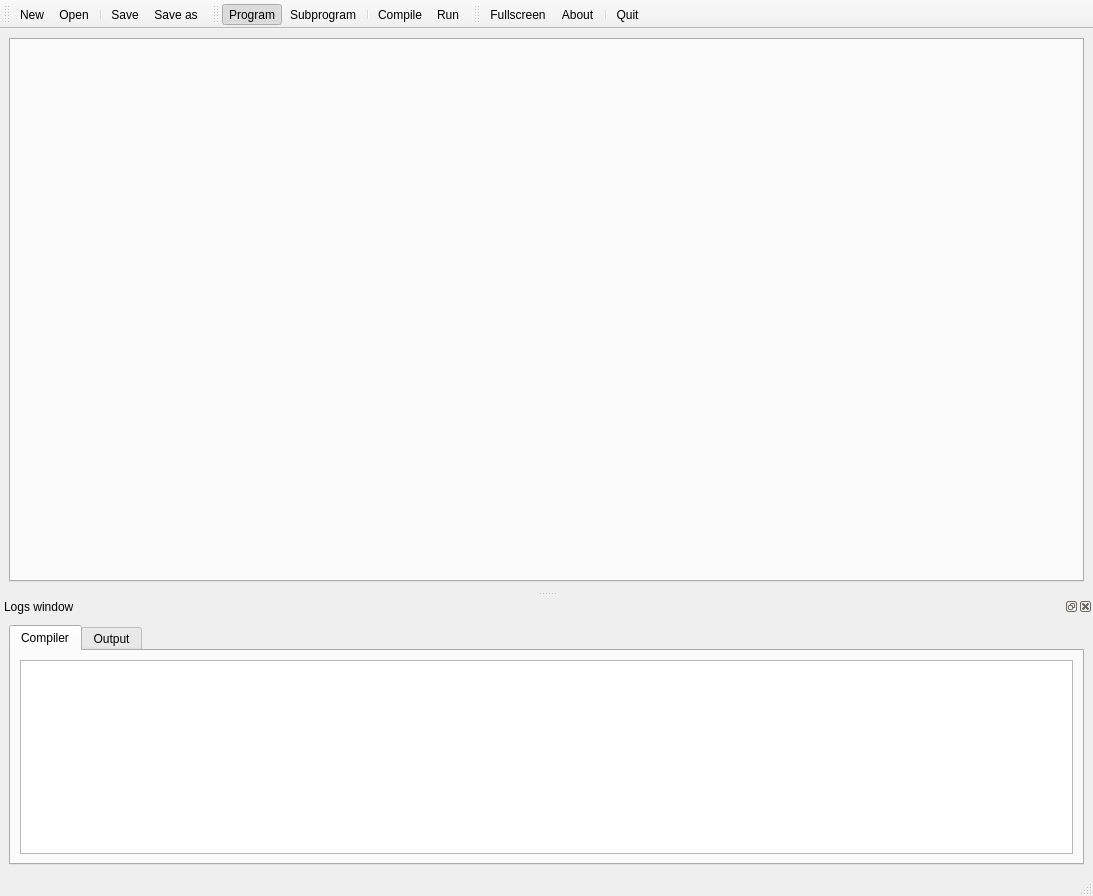
<?xml version="1.0" encoding="UTF-8"?>
<ui version="4.0">
 <class>MainWindow</class>
 <widget class="QMainWindow" name="MainWindow">
  <property name="geometry">
   <rect>
    <x>0</x>
    <y>0</y>
    <width>1093</width>
    <height>896</height>
   </rect>
  </property>
  <property name="windowTitle">
   <string>OpenCobol IDE</string>
  </property>
  <property name="windowIcon">
   <iconset resource="ide.qrc">
    <normaloff>:/ide-icons/rc/cobol.png</normaloff>:/ide-icons/rc/cobol.png</iconset>
  </property>
  <widget class="QWidget" name="centralwidget">
   <layout class="QGridLayout" name="gridLayout">
    <item row="0" column="0">
     <widget class="QTabWidget" name="tabWidget">
      <property name="currentIndex">
       <number>-1</number>
      </property>
      <property name="tabsClosable">
       <bool>true</bool>
      </property>
     </widget>
    </item>
   </layout>
  </widget>
  <widget class="QStatusBar" name="statusbar"/>
  <widget class="QToolBar" name="toolBarFile">
   <property name="windowTitle">
    <string>Tollbar File</string>
   </property>
   <attribute name="toolBarArea">
    <enum>TopToolBarArea</enum>
   </attribute>
   <attribute name="toolBarBreak">
    <bool>false</bool>
   </attribute>
   <addaction name="actionNew"/>
   <addaction name="actionOpen"/>
   <addaction name="separator"/>
   <addaction name="actionSave"/>
   <addaction name="actionSave_as"/>
  </widget>
  <widget class="QToolBar" name="toolBarCode">
   <property name="windowTitle">
    <string>Toolbar Code</string>
   </property>
   <attribute name="toolBarArea">
    <enum>TopToolBarArea</enum>
   </attribute>
   <attribute name="toolBarBreak">
    <bool>false</bool>
   </attribute>
   <addaction name="actionProgram"/>
   <addaction name="actionSubprogram"/>
   <addaction name="separator"/>
   <addaction name="actionCompile"/>
   <addaction name="actionRun"/>
  </widget>
  <widget class="QToolBar" name="toolBarMisc">
   <property name="windowTitle">
    <string>Toolbar misc</string>
   </property>
   <attribute name="toolBarArea">
    <enum>TopToolBarArea</enum>
   </attribute>
   <attribute name="toolBarBreak">
    <bool>false</bool>
   </attribute>
   <addaction name="actionFullscreen"/>
   <addaction name="actionAbout"/>
   <addaction name="separator"/>
   <addaction name="actionQuit"/>
  </widget>
  <widget class="QDockWidget" name="dockWidget">
   <property name="windowTitle">
    <string>Logs window</string>
   </property>
   <attribute name="dockWidgetArea">
    <number>8</number>
   </attribute>
   <widget class="QWidget" name="dockWidgetContents">
    <layout class="QGridLayout" name="gridLayout_3">
     <item row="0" column="0">
      <widget class="QTabWidget" name="tabWidgetLogs">
       <property name="currentIndex">
        <number>0</number>
       </property>
       <widget class="QWidget" name="tab_3">
        <attribute name="icon">
         <iconset resource="ide.qrc">
          <normaloff>:/ide-icons/rc/cobol.png</normaloff>:/ide-icons/rc/cobol.png</iconset>
        </attribute>
        <attribute name="title">
         <string>Compiler</string>
        </attribute>
        <attribute name="toolTip">
         <string>Show compiler log</string>
        </attribute>
        <layout class="QGridLayout" name="gridLayout_4">
         <item row="0" column="0">
          <widget class="QListWidget" name="listWidgetErrors"/>
         </item>
        </layout>
       </widget>
       <widget class="QWidget" name="tabProgramOutput">
        <attribute name="icon">
         <iconset resource="ide.qrc">
          <normaloff>:/ide-icons/rc/utilities-terminal.png</normaloff>:/ide-icons/rc/utilities-terminal.png</iconset>
        </attribute>
        <attribute name="title">
         <string>Output</string>
        </attribute>
        <layout class="QGridLayout" name="gridLayout_5">
         <item row="0" column="0">
          <widget class="QPlainTextEdit" name="plainTextEditOutput"/>
         </item>
        </layout>
       </widget>
      </widget>
     </item>
    </layout>
   </widget>
  </widget>
  <action name="actionQuit">
   <property name="icon">
    <iconset resource="ide.qrc">
     <normaloff>:/ide-icons/rc/system-log-out.png</normaloff>:/ide-icons/rc/system-log-out.png</iconset>
   </property>
   <property name="text">
    <string>Quit</string>
   </property>
   <property name="toolTip">
    <string>Exit application (Ctrl+Q)</string>
   </property>
   <property name="shortcut">
    <string>Ctrl+Q</string>
   </property>
  </action>
  <action name="actionCompile">
   <property name="icon">
    <iconset resource="ide.qrc">
     <normaloff>:/ide-icons/rc/applications-system.png</normaloff>:/ide-icons/rc/applications-system.png</iconset>
   </property>
   <property name="text">
    <string>Compile</string>
   </property>
   <property name="toolTip">
    <string>Compile the current file (F8)</string>
   </property>
   <property name="shortcut">
    <string>F8</string>
   </property>
  </action>
  <action name="actionRun">
   <property name="icon">
    <iconset resource="ide.qrc">
     <normaloff>:/ide-icons/rc/media-playback-start.png</normaloff>:/ide-icons/rc/media-playback-start.png</iconset>
   </property>
   <property name="text">
    <string>Run</string>
   </property>
   <property name="toolTip">
    <string>Run the current file (F5)</string>
   </property>
   <property name="shortcut">
    <string>F5</string>
   </property>
  </action>
  <action name="actionAbout">
   <property name="icon">
    <iconset resource="ide.qrc">
     <normaloff>:/ide-icons/rc/dialog-information.png</normaloff>:/ide-icons/rc/dialog-information.png</iconset>
   </property>
   <property name="text">
    <string>About</string>
   </property>
   <property name="toolTip">
    <string>About OpenCobol IDE (F1)</string>
   </property>
   <property name="shortcut">
    <string>F1</string>
   </property>
  </action>
  <action name="actionSave">
   <property name="icon">
    <iconset resource="ide.qrc">
     <normaloff>:/ide-icons/rc/document-save.png</normaloff>:/ide-icons/rc/document-save.png</iconset>
   </property>
   <property name="text">
    <string>Save</string>
   </property>
   <property name="toolTip">
    <string>Save current file (Ctrl+S)</string>
   </property>
   <property name="shortcut">
    <string>Ctrl+S</string>
   </property>
  </action>
  <action name="actionSave_as">
   <property name="icon">
    <iconset resource="ide.qrc">
     <normaloff>:/ide-icons/rc/document-save-as.png</normaloff>:/ide-icons/rc/document-save-as.png</iconset>
   </property>
   <property name="text">
    <string>Save as</string>
   </property>
   <property name="toolTip">
    <string>Save current file as (Ctrl+Shift+S)</string>
   </property>
   <property name="shortcut">
    <string>Ctrl+Shift+S</string>
   </property>
  </action>
  <action name="actionFullscreen">
   <property name="checkable">
    <bool>true</bool>
   </property>
   <property name="icon">
    <iconset resource="ide.qrc">
     <normaloff>:/ide-icons/rc/view-fullscreen.png</normaloff>:/ide-icons/rc/view-fullscreen.png</iconset>
   </property>
   <property name="text">
    <string>Fullscreen</string>
   </property>
   <property name="toolTip">
    <string>Toggle fullscreen (F12)</string>
   </property>
   <property name="shortcut">
    <string>F12</string>
   </property>
  </action>
  <action name="actionProgram">
   <property name="checkable">
    <bool>true</bool>
   </property>
   <property name="checked">
    <bool>true</bool>
   </property>
   <property name="icon">
    <iconset resource="ide.qrc">
     <normaloff>:/ide-icons/rc/application-x-executable.png</normaloff>:/ide-icons/rc/application-x-executable.png</iconset>
   </property>
   <property name="text">
    <string>Program</string>
   </property>
   <property name="toolTip">
    <string>&lt;html&gt;&lt;head/&gt;&lt;body&gt;&lt;p&gt;Tells the ide to compile the current file as an executable (.exe)&lt;/p&gt;&lt;/body&gt;&lt;/html&gt;</string>
   </property>
  </action>
  <action name="actionSubprogram">
   <property name="checkable">
    <bool>true</bool>
   </property>
   <property name="icon">
    <iconset resource="ide.qrc">
     <normaloff>:/ide-icons/rc/1363472922_application-x-sharedlib.png</normaloff>:/ide-icons/rc/1363472922_application-x-sharedlib.png</iconset>
   </property>
   <property name="text">
    <string>Subprogram</string>
   </property>
   <property name="toolTip">
    <string>&lt;html&gt;&lt;head/&gt;&lt;body&gt;&lt;p&gt;Tells the ide to compile the current file as a subprogram (.so)&lt;/p&gt;&lt;/body&gt;&lt;/html&gt;</string>
   </property>
  </action>
  <action name="actionNew">
   <property name="icon">
    <iconset resource="ide.qrc">
     <normaloff>:/ide-icons/rc/document-new.png</normaloff>:/ide-icons/rc/document-new.png</iconset>
   </property>
   <property name="text">
    <string>New</string>
   </property>
   <property name="toolTip">
    <string>New file (Ctrl+N)</string>
   </property>
   <property name="shortcut">
    <string>Ctrl+N</string>
   </property>
  </action>
  <action name="actionOpen">
   <property name="icon">
    <iconset resource="ide.qrc">
     <normaloff>:/ide-icons/rc/document-open.png</normaloff>:/ide-icons/rc/document-open.png</iconset>
   </property>
   <property name="text">
    <string>Open</string>
   </property>
   <property name="toolTip">
    <string>Open a file (Ctrl+O)</string>
   </property>
   <property name="shortcut">
    <string>Ctrl+O</string>
   </property>
  </action>
 </widget>
 <resources>
  <include location="ide.qrc"/>
 </resources>
 <connections/>
</ui>
